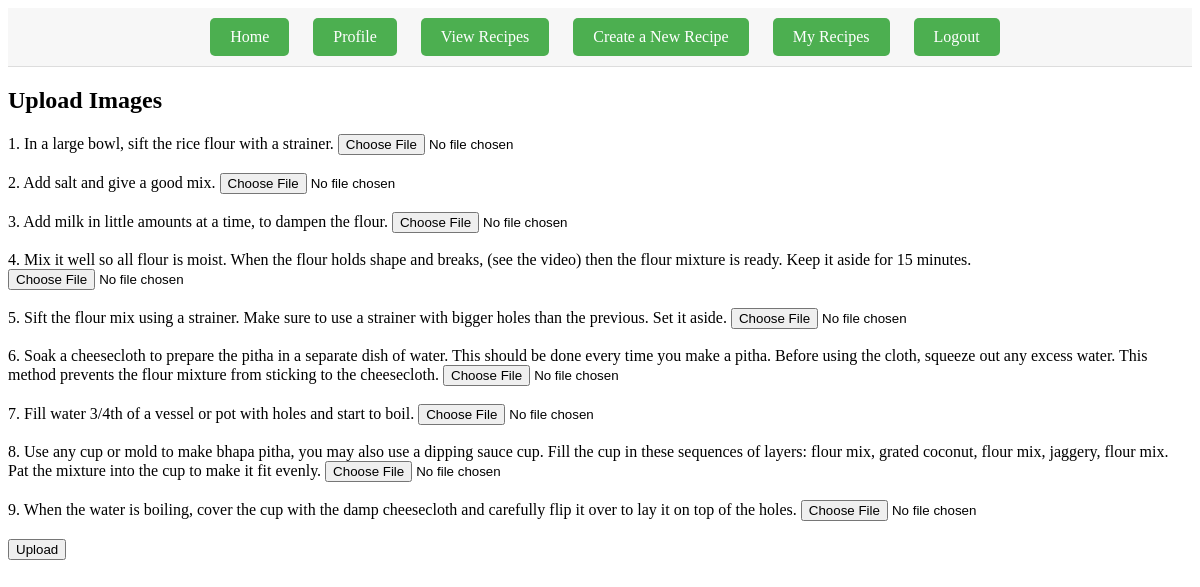
The page /addimages/3/ on the database its author committed.
### recipe/models.py (models this page shows, shortened)
class Recipe_Step(models.Model):
    step = models.TextField()
    recipe_id = models.IntegerField()
    image = models.ImageField(upload_to=upload_location_instructions, blank=True)

### recipe/views.py (the view)
# urls.py: path('addimages/<int:recipe_id>/', add_images, name='add_images'),
def add_images(request, recipe_id):
    if request.method == 'POST':
        recipe = Recipe.objects.get(id=recipe_id)
        steps = recipe.instructions.all()
        for step in steps:
            image = request.FILES.get(str(step.id))
            step.image = image
            step.save()
        return redirect('view_recipe', recipe_id=recipe_id)
    else:
        return render(request, 'recipe/addimages.html', {'steps': Recipe_Step.objects.filter(recipe_id=recipe_id), 'recipe_id': recipe_id})

### templates/recipe/addimages.html (shortened to what this page needs)
{% extends "base.html" %}
{% load static %}
{% block content %}
<h2>Upload Images</h2>
<form method="post" enctype="multipart/form-data">
    {% for step in steps %}
    <label for="{{step.id}}">{{ forloop.counter }}. {{step.step}}</label>
    <input type="file" class="form-control-file" name="{{step.id}}"> <br> <br>
    {% endfor %}
    <input type="submit" value="Upload"/>
</form>
{% endblock %}

### rows shown on the page
Recipe_Step: step "In a large bowl, sift the rice flour with a strainer."
Recipe_Step: step "Add salt and give a good mix."
Recipe_Step: step "Add milk in little amounts at a time, to dampen the flour."
Recipe_Step: step "Mix it well so all flour is moist. When the flour holds shape and breaks, (see the video) then the flour mixture is ready. Keep it aside for 15 minutes."
Recipe_Step: step "Sift the flour mix using a strainer. Make sure to use a strainer with bigger holes than the previous. Set it aside."
Recipe_Step: step "Soak a cheesecloth to prepare the pitha in a separate dish of water. This should be done every time you make a pitha. Before using the cloth, squeeze out any excess water. This method prevents the flour mixture from sticking to the cheesecloth."
Recipe_Step: step "Fill water 3/4th of a vessel or pot with holes and start to boil."
Recipe_Step: step "Use any cup or mold to make bhapa pitha, you may also use a dipping sauce cup. Fill the cup in these sequences of layers: flour mix, grated coconut, flour mix, jaggery, flour mix. Pat the mixture into the cup to make it fit evenly."
Recipe_Step: step "When the water is boiling, cover the cup with the damp cheesecloth and carefully flip it over to lay it on top of the holes."
